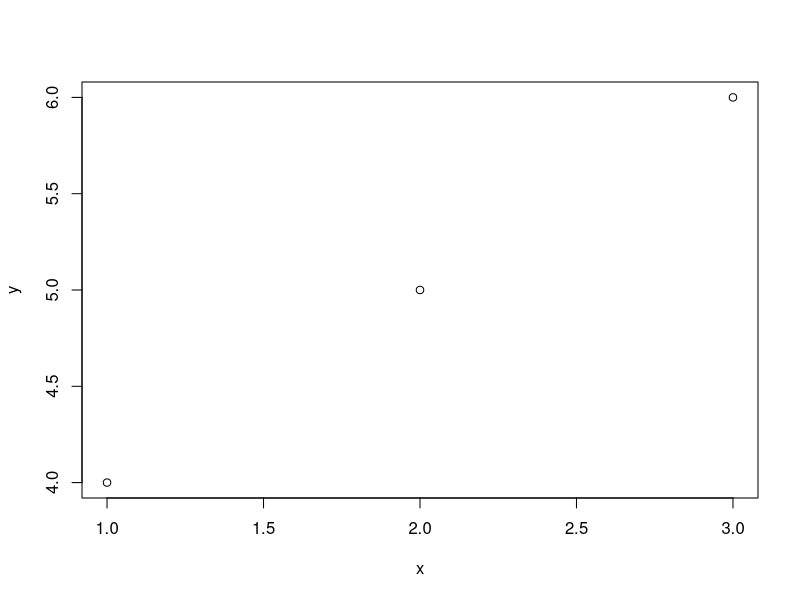
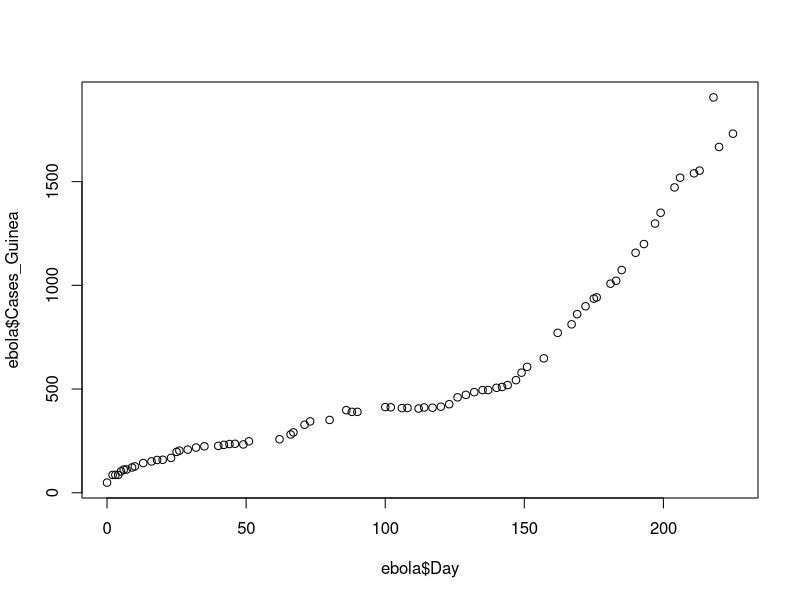
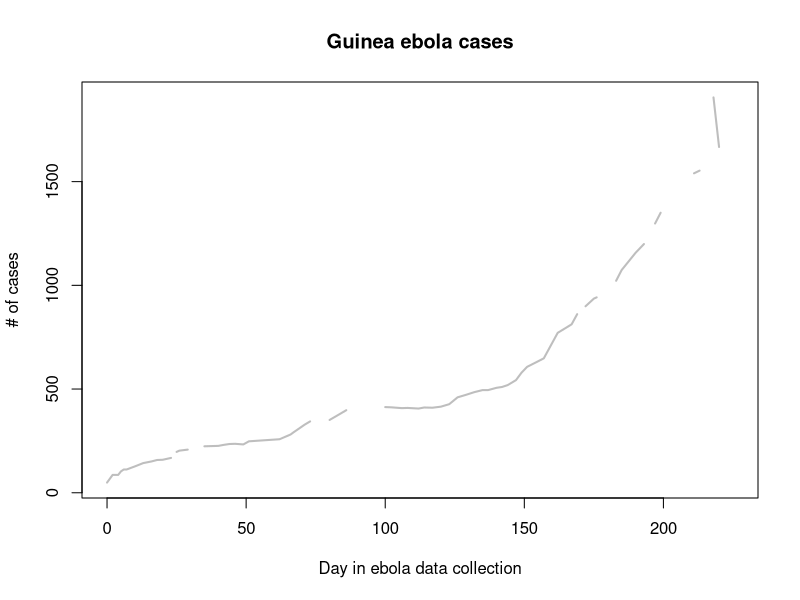

These figures' R source, in order:
## ---- chunk 1
## If necessary, use setwd() to get to the right directory
ebola <- read.table("country_timeseries.csv", sep = ",",
                    header = TRUE)
ebola[1:3, 1:5]
## ---- chunk 2
as.character(ebola$Date[1:10])
## ---- chunk 3
ebola$Cases_Guinea[1:10]
## ---- chunk 4
x <- c(1, 5, 7, 9, 10)
x
class.names <- c("Taylor", "Maggie", "Mimi", "Brianna", "Jon")
class.names
## ---- chunk 5
ebola[1:10, 1:5]
## ---- chunk 6
class.data <- data.frame(name = class.names,
                         number = x)
class.data
## ---- chunk 7
class.names[1]
class.names[c(2, 3, 4)]  ## Equivalent: class.names[2:4]
## ---- chunk 8
class.data[1,1]
class.data[1:3, 1:2]
## ---- chunk 9
class.data[1, ]
class.data[ , 1]
## ---- chunk 10
class.data[3:4, "number"]
class.data[3:4, c("name", "number")]
## ---- chunk 11
head(ebola$Cases_Guinea)
## ---- chunk 12
x <- c(1, 2, 3)
y <- c(4, 5, 6)
plot(x, y)
## ---- chunk 13
plot(ebola$Day, ebola$Cases_Guinea)
## ---- chunk 14
plot(ebola$Day, ebola$Cases_Guinea, main = "Guinea ebola cases",
     xlab = "Day in ebola data collection", ylab = "# of cases",
     type = "l", lwd = 2, col = "gray")
